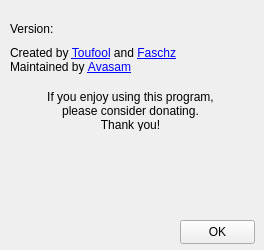
<?xml version="1.0" encoding="UTF-8"?>
<ui version="4.0">
 <class>AboutAutoSplitWidget</class>
 <widget class="QWidget" name="AboutAutoSplitWidget">
  <property name="geometry">
   <rect>
    <x>0</x>
    <y>0</y>
    <width>264</width>
    <height>250</height>
   </rect>
  </property>
  <property name="minimumSize">
   <size>
    <width>264</width>
    <height>250</height>
   </size>
  </property>
  <property name="maximumSize">
   <size>
    <width>264</width>
    <height>250</height>
   </size>
  </property>
  <property name="font">
   <font>
    <pointsize>9</pointsize>
   </font>
  </property>
  <property name="windowTitle">
   <string>About AutoSplit</string>
  </property>
  <property name="windowIcon">
   <iconset resource="resources.qrc">
    <normaloff>:/resources/icon.ico</normaloff>:/resources/icon.ico</iconset>
  </property>
  <widget class="QPushButton" name="ok_button">
   <property name="geometry">
    <rect>
     <x>180</x>
     <y>220</y>
     <width>75</width>
     <height>24</height>
    </rect>
   </property>
   <property name="text">
    <string>OK</string>
   </property>
  </widget>
  <widget class="QLabel" name="created_by_label">
   <property name="geometry">
    <rect>
     <x>10</x>
     <y>44</y>
     <width>241</width>
     <height>32</height>
    </rect>
   </property>
   <property name="text">
    <string>&lt;html&gt;&lt;head/&gt;&lt;body&gt;&lt;p&gt;Created by &lt;a href=&quot;https://twitter.com/toufool&quot;&gt;&lt;span style=&quot; text-decoration: underline; color:#0000ff;&quot;&gt;Toufool&lt;/span&gt;&lt;/a&gt; and &lt;a href=&quot;https://twitter.com/faschz&quot;&gt;&lt;span style=&quot; text-decoration: underline; color:#0000ff;&quot;&gt;Faschz&lt;/span&gt;&lt;/a&gt;&lt;br/&gt;Maintained by &lt;a href=&quot;https://twitter.com/Avasam06&quot;&gt;&lt;span style=&quot; text-decoration: underline; color:#0000ff;&quot;&gt;Avasam&lt;/span&gt;&lt;/a&gt;&lt;/p&gt;&lt;/body&gt;&lt;/html&gt;</string>
   </property>
  </widget>
  <widget class="QLabel" name="version_label">
   <property name="geometry">
    <rect>
     <x>10</x>
     <y>21</y>
     <width>241</width>
     <height>16</height>
    </rect>
   </property>
   <property name="text">
    <string>Version: </string>
   </property>
  </widget>
  <widget class="QLabel" name="donate_text_label">
   <property name="geometry">
    <rect>
     <x>10</x>
     <y>90</y>
     <width>241</width>
     <height>41</height>
    </rect>
   </property>
   <property name="text">
    <string>If you enjoy using this program,
please consider donating.
Thank you!</string>
   </property>
   <property name="alignment">
    <set>Qt::AlignCenter</set>
   </property>
  </widget>
  <widget class="QLabel" name="donate_button_label">
   <property name="geometry">
    <rect>
     <x>60</x>
     <y>150</y>
     <width>147</width>
     <height>47</height>
    </rect>
   </property>
   <property name="text">
    <string/>
   </property>
   <property name="pixmap">
    <pixmap resource="resources.qrc">:/resources/btn_donateCC_LG.png</pixmap>
   </property>
   <property name="alignment">
    <set>Qt::AlignCenter</set>
   </property>
  </widget>
  <widget class="QLabel" name="icon_label">
   <property name="geometry">
    <rect>
     <x>190</x>
     <y>17</y>
     <width>64</width>
     <height>64</height>
    </rect>
   </property>
   <property name="text">
    <string/>
   </property>
   <property name="pixmap">
    <pixmap resource="resources.qrc">:/resources/icon.ico</pixmap>
   </property>
   <property name="scaledContents">
    <bool>true</bool>
   </property>
  </widget>
  <zorder>ok_button</zorder>
  <zorder>donate_text_label</zorder>
  <zorder>donate_button_label</zorder>
  <zorder>icon_label</zorder>
  <zorder>version_label</zorder>
  <zorder>created_by_label</zorder>
 </widget>
 <resources>
  <include location="resources.qrc"/>
 </resources>
 <connections>
  <connection>
   <sender>ok_button</sender>
   <signal>clicked()</signal>
   <receiver>AboutAutoSplitWidget</receiver>
   <slot>close()</slot>
   <hints>
    <hint type="sourcelabel">
     <x>225</x>
     <y>210</y>
    </hint>
    <hint type="destinationlabel">
     <x>153</x>
     <y>114</y>
    </hint>
   </hints>
  </connection>
 </connections>
</ui>
